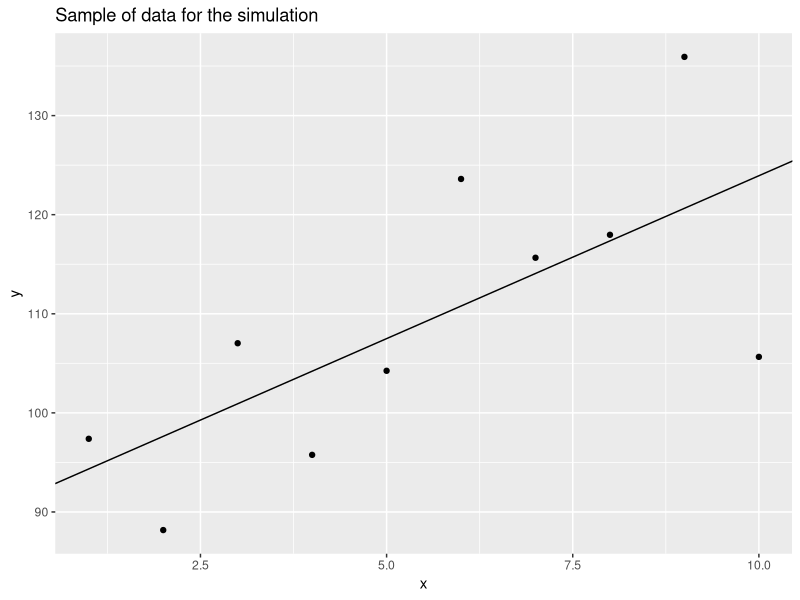
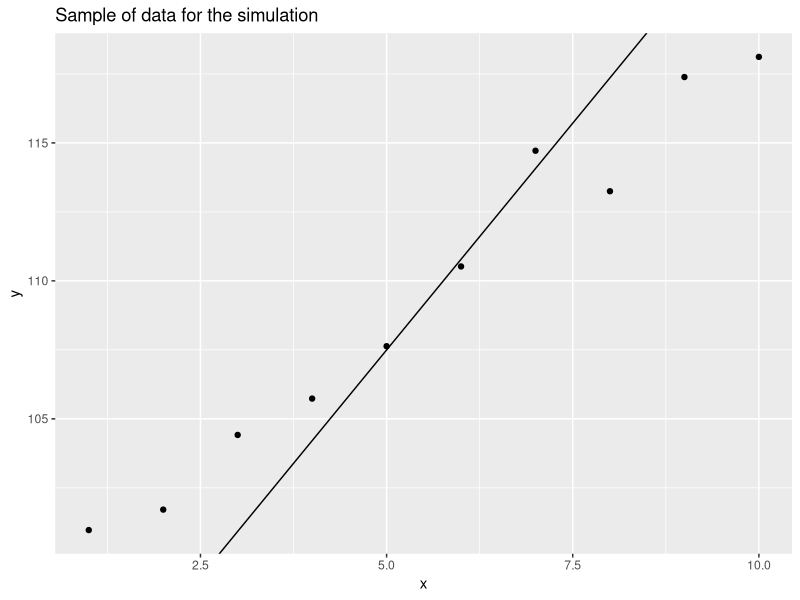
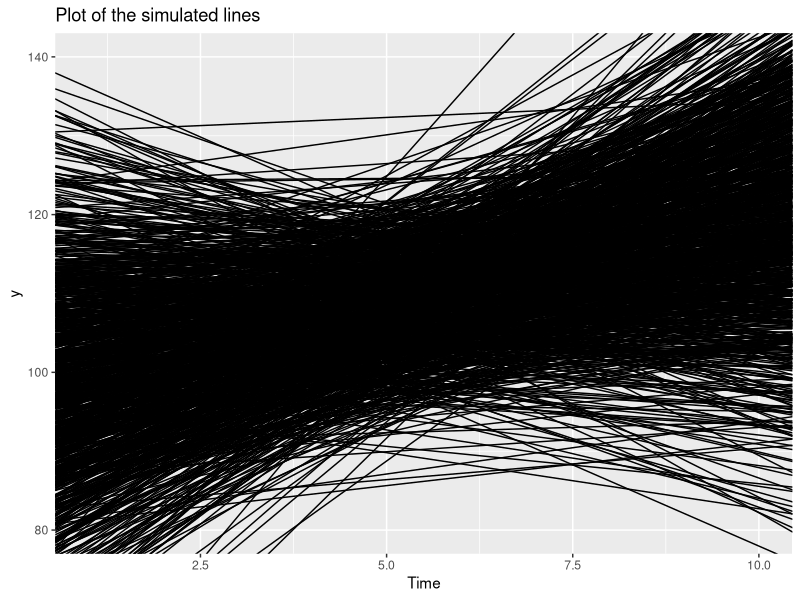
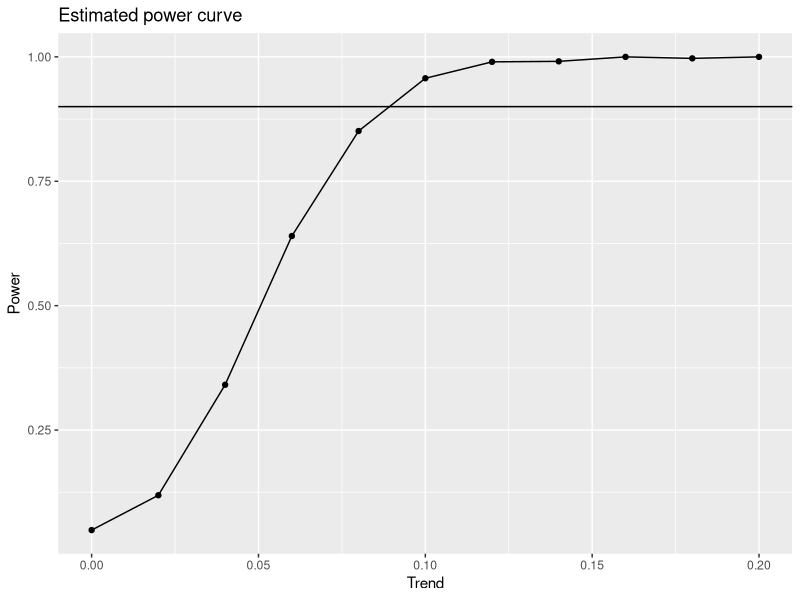
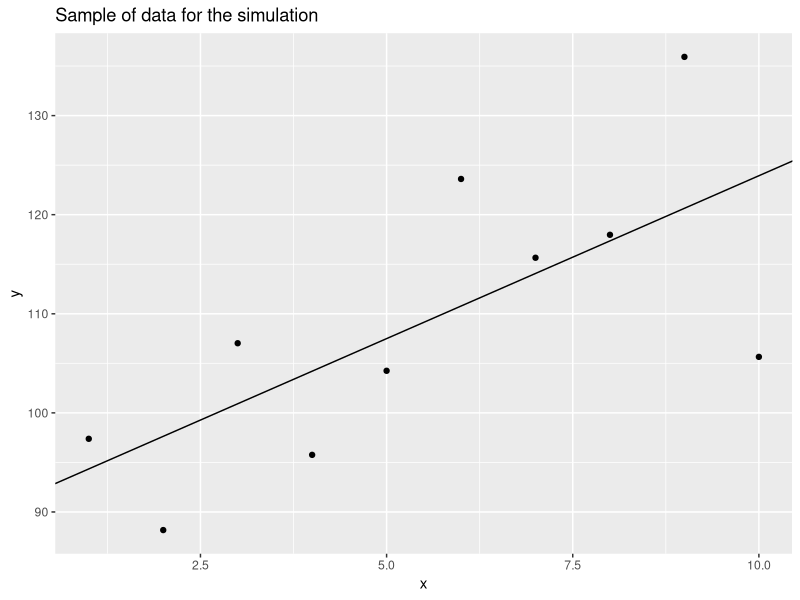
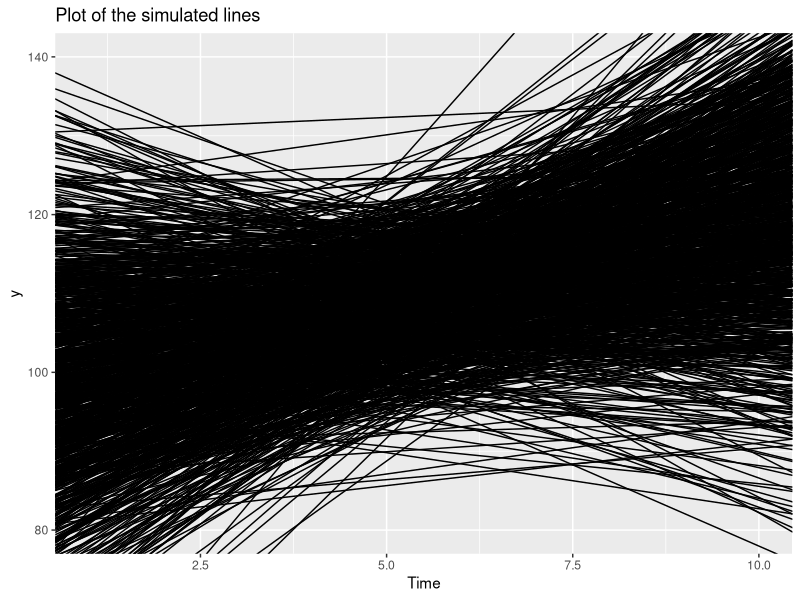
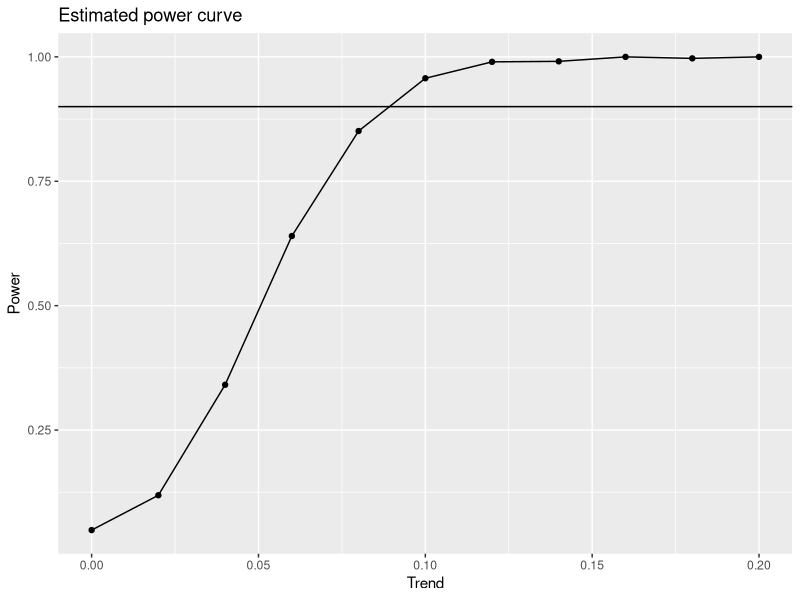

These charts were generated, in order, by the following R code:
# Simulation study
# 2014-05-20 CJS First edition
options(useFancyQuotes=FALSE) # renders summary output corrects

library(ggplot2)
library(gridExtra)
library(plyr)


#----------------------------------------------------------
# Simulation Study of a regression model with NO process error
# Process error often exists in regression situations and so this
# power function should be used cautiously. Contact cschwarz@stat.sfu.ca for details.
#
GenData <- function(Ivalue, Trend, SampTimes, SampStdDev){
# Generate data for a power analysis of a trend
# Ivalue - initial value of trend (in year 1)
# Trend  - size of trend  (fractional change/year)
# SamplTimes - vector of when samples take place
# SampStdDev - Sampling standard deviation (fraction of mean)
  
# Generate mean response
   mu <- Ivalue * (1+Trend)**(SampTimes-1)
   Serror <- rnorm(length(mu), mean=0, sd=SampStdDev*mu)
   basey <- mu + Serror
   return(cbind(x=SampTimes, y=basey))
}
      
set.seed(234234) 
test <- GenData(Ivalue=100, 
                Trend=.02, 
                SampTimes=1:10, 
                SampStdDev=.20)
test.fit <- lm(y ~ x, data=as.data.frame(test))

ggplot(data=as.data.frame(test), aes(x=x, y=y))+
  ggtitle("Sample of data for the simulation")+
  geom_point()+
  geom_abline(intercept=coef(test.fit)[1], slope=coef(test.fit)[2])
ggsave(file="Images/gendata-test-001.png")


test <- GenData(Ivalue=100, 
                Trend=.02, 
                SampTimes=1:10, 
                SampStdDev=.01)
ggplot(data=as.data.frame(test), aes(x=x, y=y))+
  ggtitle("Sample of data for the simulation")+
  geom_point()+
  geom_abline(intercept=coef(test.fit)[1], slope=coef(test.fit)[2])


# Making the wrapper for GenData
do.one.sim <- function(Ivalue, Trend, 
            SampTimes,
            SampStdDev,
            alpha=0.05) # default value
{
# generate the test data, average over pseudo-replicates,
# fit the line, extract
# the slope, se, and p-value
# and see if we detected anything?
  mydata <- GenData(Ivalue=Ivalue, 
                Trend=Trend, 
                SampTimes=SampTimes, 
                SampStdDev=SampStdDev)
  myfit <- lm(y ~ x, data=as.data.frame(mydata))
  mycoef <- coef(myfit)
  my.fit.summary <- summary(myfit)
  myslope.se <- my.fit.summary$coefficients[2,2]
  myslope.pvalue <- my.fit.summary$coefficients[2,4]
  detect <- myslope.pvalue < alpha
  myres <- c(mycoef, myslope.se,
         myslope.pvalue,
         detect)
  names(myres)<- c("intercept","slope","se","pvalue","detect")
#  browser()
  return(myres)
}


test <- do.one.sim(Ivalue=100, 
                Trend=.02, 
                SampTimes=1:10, 
                SampStdDev=.20)
test


# Finally do the simlation 1000 times
myres <- rdply(1000, do.one.sim(Ivalue=100, 
                Trend=.02, 
                SampTimes=1:10, 
                SampStdDev=.20))
myres[1:5,]
cat("the power is ", mean(myres$detect),"\n")

ggplot(data=myres)+
  ggtitle("Plot of the simulated lines")+
  xlim(c(1,10))+ylim(c(80,140))+
  xlab("Time")+ylab("y")+
  geom_abline(data=myres, aes(intercept=intercept, slope=slope))
ggsave( file="Images/gendata-lines-001.png")

#  Put the power funtion in a separate wrapper
mypower <- function(Ivalue, Trend, 
            SampTimes, 
            SampStdDev,
            alpha=0.05,
            nsims=1000) # default value
{  #browser()
   myres <- rdply(nsims, do.one.sim(Ivalue=Ivalue, 
                Trend=Trend, 
                SampTimes=SampTimes, 
                SampStdDev=SampStdDev))
   power <- mean(myres$detect)
   names(power)<- "power"
   return(power)
}

mypower(Ivalue=100, 
       Trend=.02, 
       SampTimes=1:10,  
       SampStdDev=.20)

# Finally, try different levels of trend
# This makes use of the ... arguments in functions - give me a call.
powerres <- ddply(data.frame(Trend=seq(0,.20,.02)), "Trend", 
   function(df, Ivalue, SampTimes, SampStdDev){
   mypower(Ivalue=Ivalue, 
       Trend=df$Trend, 
       SampTimes=SampTimes,  
       SampStdDev=SampStdDev)   
}, Ivalue=100, SampTimes=1:10, SampStdDev=.20)

ggplot(data=powerres, aes(x=Trend, y=power))+
  ggtitle("Estimated power curve")+
  xlab("Trend")+ylab("Power")+
  geom_point()+
  geom_line(group=1)+
  geom_hline(yintercept=0.90)
ggsave( file="Images/gendata-power.png")


